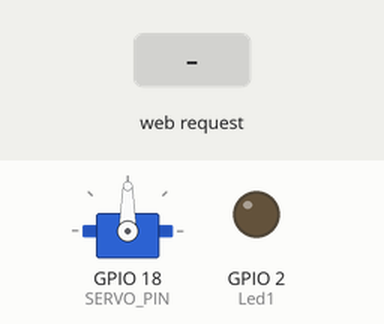
This sketch was run on a simulated ESP32. Parts: servo, output pins drawn as LEDs (lit = HIGH). The test bench sets the inputs (shaded band). WiFi joins after 1.5 s; servers stay silent unless stated; EEPROM starts erased; what the sketch prints to the serial monitor is not drawn.

Above: at 3.2 s.
3.3 s: HTTP request GET /led/on received
At 4.2 s:
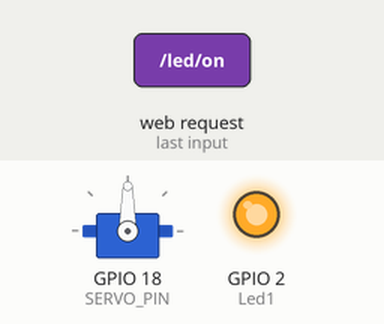
4.8 s: HTTP request GET /servo/set?angle=1 received
At 5.3 s:
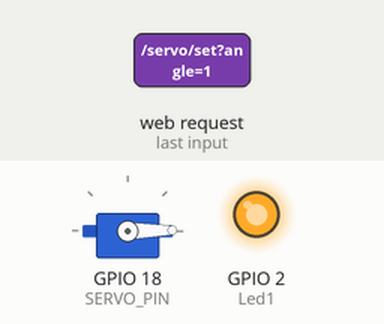
6.3 s: HTTP request GET /led/off received
At 7.5 s:
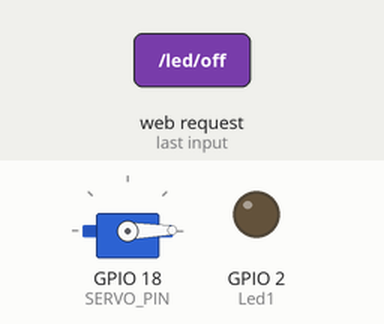
7.8 s: HTTP request GET /servo/set?angle=120 received
At 8.8 s:
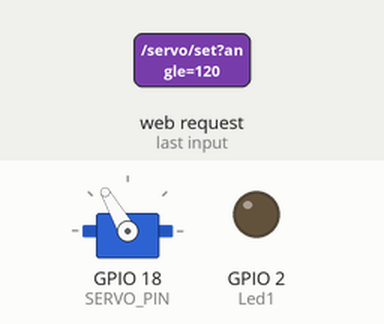
9.3 s: HTTP request GET /led/on?angle=1 received
At 9.9 s:
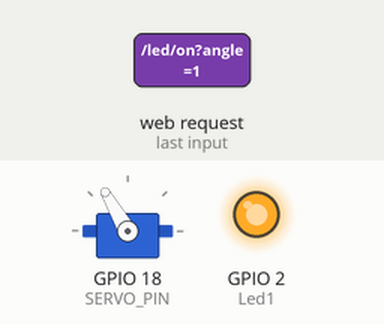
10.8 s: HTTP request GET /led/off?angle=1 received
At 11.1 s:
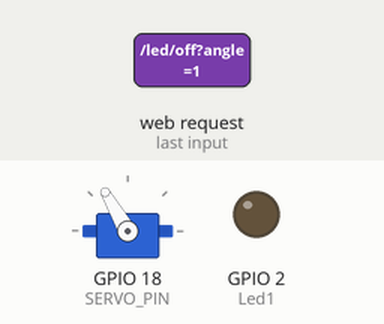
Timing chart, 0 to 13.3 s (numbered marks = the images above; inputs shaded):
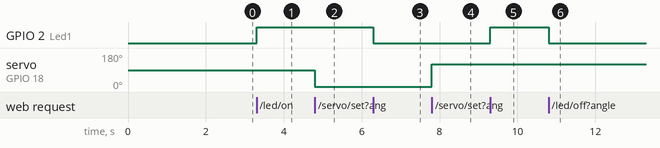

The sketch:

4_esp32_light_controller_from_app.ino
```cpp
#include <WiFi.h>
#include <WebServer.h>
#include <ESP32Servo.h>
#include <EEPROM.h>
#include <ArduinoJson.h>

#define Led1 2  // GPIO 2 is the built-in LED on most ESP32 boards
#define SERVO_PIN 18 // GPIO 18 is used for servo control on many ESP32 boards
#define LDR_PIN 34 // LDR connected to GPIO 34 (ADC1_CH6)
#define EEPROM_SIZE 512
#define MAX_LDR_VALUES 10 // Store last 10 LDR values

const char* ssid = "";// add ur ssid
const char* password = "";//add password

Servo servo; // Create a servo object

WebServer server(80); // Object of WebServer(HTTP port, 80 is default)

int ldrValues[MAX_LDR_VALUES] = {0}; // Array to store last 10 LDR values
int ldrIndex = 0; // Index to keep track of the current LDR value

void setup() {
  pinMode(Led1, OUTPUT);
  digitalWrite(Led1, LOW); // Turn off LED initially

  Serial.begin(115200);
  WiFi.mode(WIFI_STA);
  ConnectToWifi(ssid, password); // Function to connect to WiFi

  servo.setPeriodHertz(50); // Set the servo control frequency to 50Hz
  servo.attach(SERVO_PIN); // Attach the servo to GPIO 18

  EEPROM.begin(EEPROM_SIZE); // Initialize EEPROM

  server.on("/", HTTP_GET, handleRoot);
  server.on("/led/on", HTTP_GET, handleLedOn);
  server.on("/led/off", HTTP_GET, handleLedOff);
  server.on("/servo/set", HTTP_GET, handleSetServoAngle); // New handler for setting servo angle
  server.on("/ldr", HTTP_GET, handleLDR); // Handler to display LDR value
  server.on("/ldr/button", HTTP_GET, handleLDRButton); // Handler for refreshing LDR value
  server.on("/json", HTTP_GET, handleJson); // Handler to display JSON data
  server.begin();
  Serial.println("HTTP server started");

  // Load stored LDR values from EEPROM
  loadLDRValues();
}

void loop() {
  server.handleClient();
}

void handleRoot() {
  int ldrValue = analogRead(LDR_PIN); // Read LDR sensor value
  String htmlPage = "<html><head><style>"
                    "body { font-family: Arial, sans-serif; background-color: blue; display: flex; justify-content: center; align-items: center; height: 100vh; margin: 0; }"
                    ".content-box { background-color: white; padding: 20px; border-radius: 10px; box-shadow: 0px 0px 10px rgba(0,0,0,0.1); text-align: center; }"
                    "h1 { color: #007bff; }"
                    "button { background-color: white; color: black; padding: 10px 20px; border: none; border-radius: 10%; cursor: pointer; }"
                    "button:hover { background-color: turquoise; }"
                    "input[type=text] { padding: 10px; border-radius: 10%; margin-top: 10px; }"
                    ".set-angle-btn { background-color: white; color: black; border-radius: 10%; padding: 10px 20px; border: none; cursor: pointer; margin-top: 10px; }"
                    ".set-angle-btn:hover { background-color: turquoise; }"
                    "form { display: flex; flex-direction: column; align-items: center; margin-top: 10px; }"
                    "a { text-decoration: none; }"
                    "</style>"
                    "<script>"
                    "function refreshLDR() {"
                    "  fetch('/ldr')"
                    "    .then(response => response.text())"
                    "    .then(data => {"
                    "      document.getElementById('ldrValue').innerText = data;"
                    "    });"
                    "}"
                    "setInterval(refreshLDR, 5000);"
                    "</script>"
                    "</head><body>"
                    "<div class=\"content-box\">"
                    "<h1>IOT FINAL PROJECT</h1><br><br>"
                    "<a href=\"/led/on\"><button>Turn LED ON</button></a>&nbsp;&nbsp;"
                    "<a href=\"/led/off\"><button>Turn LED OFF</button></a><br><br>"
                    "<form action=\"/servo/set\">"
                    "Set Servo Angle: <input type=\"text\" name=\"angle\"><input type=\"submit\" value=\"Set Angle\" class=\"set-angle-btn\">"
                    "</form>"
                    "<br><br>LDR Sensor Value: <span id=\"ldrValue\">" + String(ldrValue) + "</span> "
                    "<br><br><a href=\"/json\"><button>View LDR JSON Data</button></a>"
                     "<br><br><h2 style='color:blue'>Done by Ghadi and Jad</h2>"
                    "</div>"
                    "</body></html>";
  server.send(200, "text/html", htmlPage);
}


void handleLedOn() {
  digitalWrite(Led1, HIGH); // Turn on the LED
  server.send(200, "text/plain", "LED is ON");
}

void handleLedOff() {
  digitalWrite(Led1, LOW); // Turn off the LED
  server.send(200, "text/plain", "LED is OFF");
}

void handleSetServoAngle() {
  String angleParam = server.arg("angle");
  if (angleParam != "") {
    int angle = angleParam.toInt();
    if (angle >= 0 && angle <= 180) { // Check if angle is within valid range
      servo.write(angle); // Set servo angle
      server.send(200, "text/plain", "Servo angle set to: " + String(angle));
    } else {
      server.send(400, "text/plain", "Invalid angle value. Angle must be between 0 and 180.");
    }
  } else {
    server.send(400, "text/plain", "Missing angle parameter");
  }
}

void handleLDR() {
  int ldrValue = analogRead(LDR_PIN); // Read LDR sensor value
  saveLDRValue(ldrValue); // Save LDR value to EEPROM
  server.send(200, "text/plain", String(ldrValue));
}

void handleLDRButton() {
  server.send(200, "text/plain", String(analogRead(LDR_PIN))); // Send LDR value as response
}

void handleJson() {
  String jsonString = readLDRValues();
  server.send(200, "application/json", jsonString);
}

void saveLDRValue(int ldrValue) {
  // Update the circular buffer
  ldrValues[ldrIndex] = ldrValue;
  ldrIndex = (ldrIndex + 1) % MAX_LDR_VALUES;

  // Create a JSON document
  StaticJsonDocument<200> doc;
  JsonArray array = doc.to<JsonArray>();
  for (int i = 0; i < MAX_LDR_VALUES; i++) {
    array.add(ldrValues[i]);
  }

  // Serialize JSON document to a string
  String jsonString;
  serializeJson(doc, jsonString);

  // Write JSON string to EEPROM
  for (int i = 0; i < jsonString.length(); i++) {
    EEPROM.write(i, jsonString[i]);
  }
  EEPROM.write(jsonString.length(), '\0'); // Null-terminate the string
  EEPROM.commit();
}

String readLDRValues() {
  // Read JSON string from EEPROM
  String jsonString;
  char ch;
  int i = 0;
  do {
    ch = char(EEPROM.read(i));
    jsonString += ch;
    i++;
  } while (ch != '\0' && i < EEPROM_SIZE);

  return jsonString;
}

void loadLDRValues() {
  String jsonString = readLDRValues();
  if (jsonString.length() > 0) {
    // Deserialize JSON string
    StaticJsonDocument<200> doc;
    DeserializationError error = deserializeJson(doc, jsonString);
    if (!error) {
      // Copy values to the array
      JsonArray array = doc.as<JsonArray>();
      for (int i = 0; i < array.size() && i < MAX_LDR_VALUES; i++) {
        ldrValues[i] = array[i];
      }
    }
  }
}

void ConnectToWifi(const char* ssid, const char* password) {
  Serial.print("Connecting to ");
  Serial.println(ssid);
  WiFi.begin(ssid, password);

  while (WiFi.status() != WL_CONNECTED) {
    delay(1000);
    Serial.print(".");
  }
  Serial.println("");
  Serial.println("WiFi connected.");
  Serial.println("IP address: ");
  Serial.println(WiFi.localIP());
}
```

Measured:
- after the input at 3.3 s, GPIO 2 (Led1): LOW → HIGH at once
- after the input at 4.8 s, servo on GPIO 18 (SERVO_PIN): 90° → 1° at once
- after the input at 6.3 s, GPIO 2 (Led1): HIGH → LOW at once
- after the input at 7.8 s, servo on GPIO 18 (SERVO_PIN): 1° → 120° at once
- after the input at 9.3 s, GPIO 2 (Led1): LOW → HIGH at once
- after the input at 10.8 s, GPIO 2 (Led1): HIGH → LOW at once
